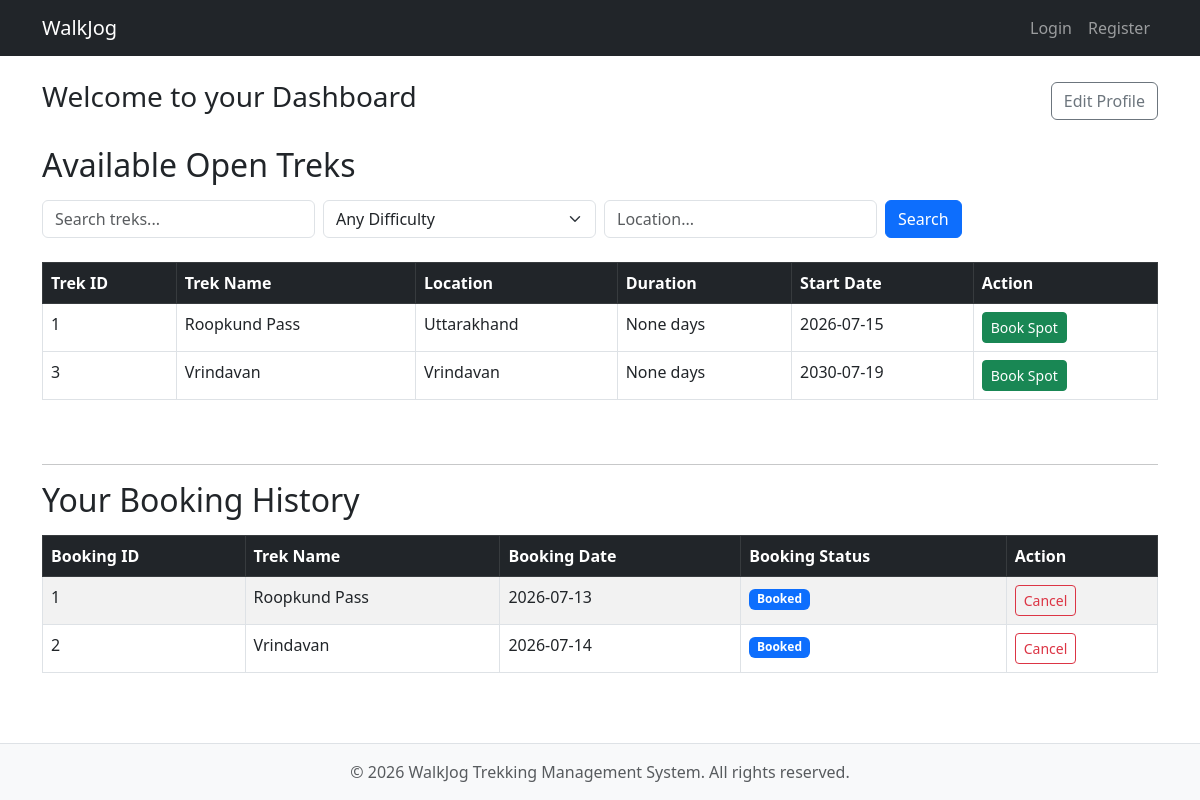
Screenshot of /user/dashboard/5 with the database file from the repository.
### models.py (models this page shows)
class Trek(db.Model):
    __tablename__ = 'treks'
    trek_id = db.Column(
        db.Integer,
        primary_key=True
    )
    trek_name = db.Column(
        db.String(100),
        nullable=False
    )
    location = db.Column(
        db.String(100),
        nullable=False
    )
    difficulty = db.Column(
        db.String(20),
        nullable=False
    )
    available_slots = db.Column(
        db.Integer,
        nullable=False
    )
    duration = db.Column(
        db.Integer,
        nullable=True
    )
    status = db.Column(
        db.String(20),
        default='Pending'
    )
    start_date = db.Column(
        db.Date
    )
    end_date = db.Column(
        db.Date
    )
    is_blacklisted = db.Column(
        db.Boolean,
        default=False
    )
    staff_id = db.Column(
        db.Integer,
        db.ForeignKey('staff_profile.staff_id'),
        nullable=True
    )

class Booking(db.Model):
    __tablename__ = 'booking'
    booking_id = db.Column(
        db.Integer,
        primary_key=True
    )
    user_id = db.Column(
        db.Integer,
        db.ForeignKey('users.id'),
        nullable=False
    )
    trek_id = db.Column(
        db.Integer,
        db.ForeignKey('treks.trek_id'),
        nullable=False
    )
    booking_date = db.Column(
        db.DateTime,
        default=datetime.now
    )
    status = db.Column(
        db.String(20),
        default='Booked'
    )

### app.py (the view)
@app.route("/user/dashboard/<user_id>")
def user_dashboard(user_id):
    query = Trek.query.filter(Trek.status.in_(['Approved', 'Open']))
    search_term = request.args.get('search')
    difficulty = request.args.get('difficulty')
    location = request.args.get('location')
    if search_term:
        query = query.filter(Trek.trek_name.ilike(f"%{search_term}%"))
    if difficulty:
        query = query.filter(Trek.difficulty == difficulty)
    if location:
        query = query.filter(Trek.location.ilike(f"%{location}%"))
    treks = query.all()
    bookings = db.session.query(
        Booking.booking_id,
        Trek.trek_name,
        Booking.booking_date,
        Booking.status
    ).join(Trek, Booking.trek_id == Trek.trek_id)\
     .filter(Booking.user_id == user_id).all()
    user = Users.query.filter_by(id= user_id).first()
    return render_template(
        "user_dashboard.html",
        treks=treks,
        bookings=bookings,
        user_id=user_id
    )

### templates/user_dashboard.html (shortened to what this page needs)
{% extends "base.html" %}
{% block content %}
<div class="d-flex justify-content-between align-items-center mb-4">
    <h1 class="h3">Welcome to your Dashboard</h1>
    <a href="{{ url_for('edit_user_profile', user_id=user_id) }}" class="btn btn-outline-secondary">Edit Profile</a>
</div>
<div class="mb-5">
    <h2 class="mb-3">Available Open Treks</h2>
    <form method="GET" action="/user/dashboard/{{ user_id }}" class="row g-2 mb-4 align-items-center">
        <div class="col-md-3">
            <input type="text" class="form-control" name="search" placeholder="Search treks..." value="{{ request.args.get('search', '') }}">
        </div>
        <div class="col-md-3">
            <select name="difficulty" class="form-select">
                <option value="">Any Difficulty</option>
            </select>
        </div>
        <div class="col-md-3">
            <input type="text" class="form-control" name="location" placeholder="Location..." value="{{ request.args.get('location', '') }}">
        </div>
        <div class="col-md-auto">
            <button type="submit" class="btn btn-primary">Search</button>
        </div>
    </form>
    <div class="table-responsive">
    <table class="table table-bordered table-hover">
        <thead class="table-dark">
        <tr>
            <th>Trek ID</th>
            <th>Trek Name</th>
            <th>Location</th>
            <th>Duration</th>
            <th>Start Date</th>
            <th>Action</th>
        </tr>
        </thead>
        <tbody>
        {% for trek in treks %}
        <tr>
            <td>{{ trek.trek_id }}</td>
            <td>{{ trek.trek_name }}</td>
            <td>{{ trek.location }}</td>
            <td>{{ trek.duration }} days</td>
            <td>{{ trek.start_date }}</td>
            <td>
                <form action="{{ url_for('book_trek', trek_id=trek.trek_id) }}" method="POST" class="d-inline">
                    <button type="submit" class="btn btn-sm btn-success" {% if trek.available_slots <=0 %}disabled{% endif %}>
                        {% if trek.available_slots > 0 %}Book Spot{% else %}Full{% endif %}
                    </button>
                </form>
            </td>
        </tr>
        {% endfor %}
        </tbody>
    </table>
    </div>
</div>
<hr>
<div class="mb-5">
    <h2 class="mb-3">Your Booking History</h2>
    <div class="table-responsive">
    <table class="table table-bordered table-striped">
        <thead class="table-dark">
        <tr>
            <th>Booking ID</th>
            <th>Trek Name</th>
            <th>Booking Date</th>
            <th>Booking Status</th>
            <th>Action</th>
        </tr>
        </thead>
        <tbody>
        {% for booking in bookings %}
        <tr>
            <td>{{ booking.booking_id }}</td>
            <td>{{ booking.trek_name }}</td>
            <td>{{ booking.booking_date.strftime('%Y-%m-%d') if booking.booking_date else '' }}</td>
            <td>
                <span class="badge {% if booking.status == 'Booked' %}bg-primary{% elif booking.status == 'Cancelled' %}bg-danger{% elif booking.status == 'Completed' %}bg-success{% else %}bg-secondary{% endif %}">
                    {{ booking.status }}
                </span>
            </td>
            <td>
                {% if booking.status == 'Booked' %}
                <form action="{{ url_for('cancel_booking', booking_id=booking.booking_id) }}" method="POST" class="d-inline" onsubmit="return confirm('Are you sure you want to cancel this booking?');">
                    <button type="submit" class="btn btn-sm btn-outline-danger">Cancel</button>
                </form>
                {% endif %}
            </td>
        </tr>
        {% endfor %}
        </tbody>
    </table>
    </div>
</div>
{% endblock %}

### rows the page displays
Trek: trek_id "1", trek_name "Roopkund Pass", location "Uttarakhand", duration "None", start_date "2026-07-15", available_slots "Book Spot"
Trek: trek_id "3", trek_name "Vrindavan", location "Vrindavan", duration "None", start_date "2030-07-19", available_slots "Book Spot"
Booking: booking_id "1", trek_name "Roopkund Pass", booking_date "2026-07-13", status "Booked"
Booking: booking_id "2", trek_name "Vrindavan", booking_date "2026-07-14", status "Booked"
